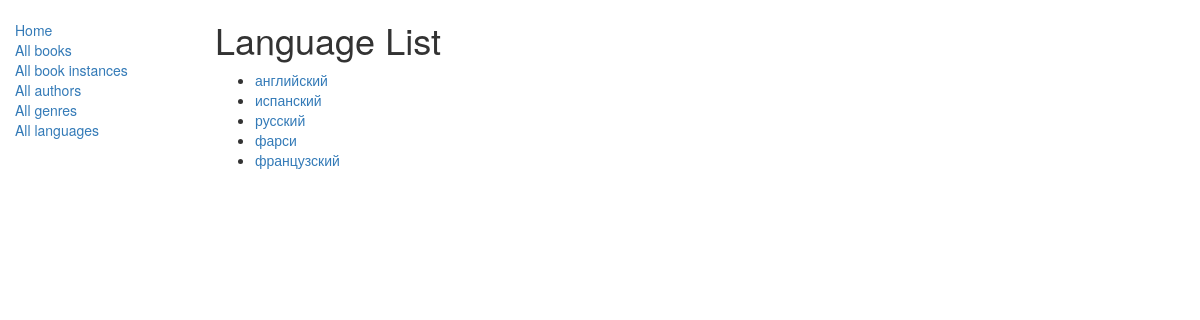
The app's page /catalog/languages/, older data.
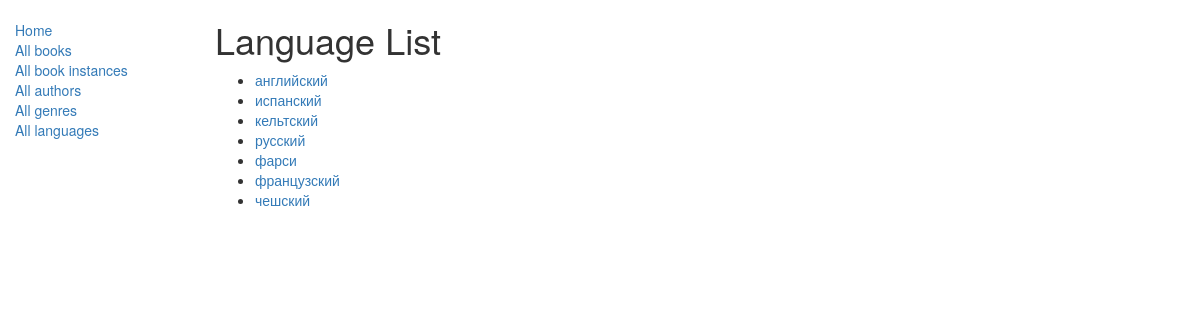
The same page, newer data.
### catalog/models.py (models this page shows)
class Language(models.Model):
    name = models.CharField(max_length=200, help_text="Укажите язык книги (например: русский).")
    def __str__(self):
        return self.name
    class Meta:
        ordering = ["name"]

### catalog/views.py (the view)
# urls.py: path('languages/', views.LanguageListView.as_view(), name='languages'),
class LanguageListView(generic.ListView):
    model = Language
    paginate_by = 10

### catalog/templates/catalog/language_list.html
{% extends "base_generic.html" %}
{% block content %}
<h1>Language List</h1>
<ul>
      {% for language in language_list %}
      <li>
        <a href="{{ language.get_absolute_url }}">{{ language }}</a>
      </li>
      {% empty %}
      <li>There are no languages available.</li>
      {% endfor %}
</ul>
{% endblock %}

Row changes from the older to the newer data that the page shows:
added Language: name "кельтский"
added Language: name "чешский"
